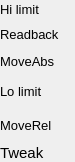
        <widget class="PyDMFrame" name="composite_2">
          <property name="geometry">
            <rect>
              <x>5</x>
              <y>53</y>
              <width>75</width>
              <height>162</height>
            </rect>
          </property>
          <property name="sizePolicy">
            <sizepolicy hsizetype="Ignored" vsizetype="Ignored">
              <horstretch>0</horstretch>
              <verstretch>0</verstretch>
            </sizepolicy>
          </property>
          <layout class="QGridLayout" name="gridLayout_3" columnstretch="75" rowstretch="18,7,18,9,18,12,18,16,18,9,19">
            <property name="leftMargin">
              <number>0</number>
            </property>
            <property name="topMargin">
              <number>0</number>
            </property>
            <property name="rightMargin">
              <number>0</number>
            </property>
            <property name="bottomMargin">
              <number>0</number>
            </property>
            <property name="horizontalSpacing">
              <number>0</number>
            </property>
            <property name="verticalSpacing">
              <number>0</number>
            </property>
            <item row="10" column="0">
              <widget class="QLabel" name="text_21">
                <property name="geometry">
                  <rect>
                    <x>0</x>
                    <y>143</y>
                    <width>75</width>
                    <height>19</height>
                  </rect>
                </property>
                <property name="sizePolicy">
                  <sizepolicy hsizetype="Ignored" vsizetype="Ignored">
                    <horstretch>0</horstretch>
                    <verstretch>0</verstretch>
                  </sizepolicy>
                </property>
                <property name="text">
                  <string>Tweak</string>
                </property>
                <property name="font">
                  <font>
                    <pointsize>11</pointsize>
                  </font>
                </property>
                <property name="brush" stdset="0">
                  <brush brushstyle="NoBrush">
                    <color alpha="255">
                      <red>0</red>
                      <green>0</green>
                      <blue>0</blue>
                    </color>
                  </brush>
                </property>
                <property name="toolTip">
                  <string>text_21</string>
                </property>
                <property name="alignment">
                  <set>Qt::AlignLeading|Qt::AlignLeft|Qt::AlignVCenter</set>
                </property>
                <property name="styleSheet">
                  <string notr="true">QLabel#text_21 {
  color: rgb(0, 0, 0);
  }</string>
                </property>
              </widget>
            </item>
            <item row="8" column="0">
              <widget class="QLabel" name="text_22">
                <property name="geometry">
                  <rect>
                    <x>0</x>
                    <y>116</y>
                    <width>75</width>
                    <height>18</height>
                  </rect>
                </property>
                <property name="sizePolicy">
                  <sizepolicy hsizetype="Ignored" vsizetype="Ignored">
                    <horstretch>0</horstretch>
                    <verstretch>0</verstretch>
                  </sizepolicy>
                </property>
                <property name="text">
                  <string>MoveRel</string>
                </property>
                <property name="font">
                  <font>
                    <pointsize>10</pointsize>
                  </font>
                </property>
                <property name="brush" stdset="0">
                  <brush brushstyle="NoBrush">
                    <color alpha="255">
                      <red>0</red>
                      <green>0</green>
                      <blue>0</blue>
                    </color>
                  </brush>
                </property>
                <property name="toolTip">
                  <string>text_22</string>
                </property>
                <property name="alignment">
                  <set>Qt::AlignLeading|Qt::AlignLeft|Qt::AlignVCenter</set>
                </property>
                <property name="styleSheet">
                  <string notr="true">QLabel#text_22 {
  color: rgb(0, 0, 0);
  }</string>
                </property>
              </widget>
            </item>
            <item row="6" column="0">
              <widget class="QLabel" name="text_23">
                <property name="geometry">
                  <rect>
                    <x>0</x>
                    <y>82</y>
                    <width>75</width>
                    <height>18</height>
                  </rect>
                </property>
                <property name="sizePolicy">
                  <sizepolicy hsizetype="Ignored" vsizetype="Ignored">
                    <horstretch>0</horstretch>
                    <verstretch>0</verstretch>
                  </sizepolicy>
                </property>
                <property name="text">
                  <string>Lo limit</string>
                </property>
                <property name="font">
                  <font>
                    <pointsize>10</pointsize>
                  </font>
                </property>
                <property name="brush" stdset="0">
                  <brush brushstyle="NoBrush">
                    <color alpha="255">
                      <red>0</red>
                      <green>0</green>
                      <blue>0</blue>
                    </color>
                  </brush>
                </property>
                <property name="toolTip">
                  <string>text_23</string>
                </property>
                <property name="alignment">
                  <set>Qt::AlignLeading|Qt::AlignLeft|Qt::AlignVCenter</set>
                </property>
                <property name="styleSheet">
                  <string notr="true">QLabel#text_23 {
  color: rgb(0, 0, 0);
  }</string>
                </property>
              </widget>
            </item>
            <item row="4" column="0">
              <widget class="QLabel" name="text_24">
                <property name="geometry">
                  <rect>
                    <x>0</x>
                    <y>52</y>
                    <width>75</width>
                    <height>18</height>
                  </rect>
                </property>
                <property name="sizePolicy">
                  <sizepolicy hsizetype="Ignored" vsizetype="Ignored">
                    <horstretch>0</horstretch>
                    <verstretch>0</verstretch>
                  </sizepolicy>
                </property>
                <property name="text">
                  <string>MoveAbs</string>
                </property>
                <property name="font">
                  <font>
                    <pointsize>10</pointsize>
                  </font>
                </property>
                <property name="brush" stdset="0">
                  <brush brushstyle="NoBrush">
                    <color alpha="255">
                      <red>0</red>
                      <green>0</green>
                      <blue>0</blue>
                    </color>
                  </brush>
                </property>
                <property name="toolTip">
                  <string>text_24</string>
                </property>
                <property name="alignment">
                  <set>Qt::AlignLeading|Qt::AlignLeft|Qt::AlignVCenter</set>
                </property>
                <property name="styleSheet">
                  <string notr="true">QLabel#text_24 {
  color: rgb(0, 0, 0);
  }</string>
                </property>
              </widget>
            </item>
            <item row="2" column="0">
              <widget class="QLabel" name="text_25">
                <property name="geometry">
                  <rect>
                    <x>0</x>
                    <y>25</y>
                    <width>75</width>
                    <height>18</height>
                  </rect>
                </property>
                <property name="sizePolicy">
                  <sizepolicy hsizetype="Ignored" vsizetype="Ignored">
                    <horstretch>0</horstretch>
                    <verstretch>0</verstretch>
                  </sizepolicy>
                </property>
                <property name="text">
                  <string>Readback</string>
                </property>
                <property name="font">
                  <font>
                    <pointsize>10</pointsize>
                  </font>
                </property>
                <property name="brush" stdset="0">
                  <brush brushstyle="NoBrush">
                    <color alpha="255">
                      <red>0</red>
                      <green>0</green>
                      <blue>0</blue>
                    </color>
                  </brush>
                </property>
                <property name="toolTip">
                  <string>text_25</string>
                </property>
                <property name="alignment">
                  <set>Qt::AlignLeading|Qt::AlignLeft|Qt::AlignVCenter</set>
                </property>
                <property name="styleSheet">
                  <string notr="true">QLabel#text_25 {
  color: rgb(0, 0, 0);
  }</string>
                </property>
              </widget>
            </item>
            <item row="0" column="0">
              <widget class="QLabel" name="text_26">
                <property name="geometry">
                  <rect>
                    <x>0</x>
                    <y>0</y>
                    <width>75</width>
                    <height>18</height>
                  </rect>
                </property>
                <property name="sizePolicy">
                  <sizepolicy hsizetype="Ignored" vsizetype="Ignored">
                    <horstretch>0</horstretch>
                    <verstretch>0</verstretch>
                  </sizepolicy>
                </property>
                <property name="text">
                  <string>Hi limit</string>
                </property>
                <property name="font">
                  <font>
                    <pointsize>10</pointsize>
                  </font>
                </property>
                <property name="brush" stdset="0">
                  <brush brushstyle="NoBrush">
                    <color alpha="255">
                      <red>0</red>
                      <green>0</green>
                      <blue>0</blue>
                    </color>
                  </brush>
                </property>
                <property name="toolTip">
                  <string>text_26</string>
                </property>
                <property name="alignment">
                  <set>Qt::AlignLeading|Qt::AlignLeft|Qt::AlignVCenter</set>
                </property>
                <property name="styleSheet">
                  <string notr="true">QLabel#text_26 {
  color: rgb(0, 0, 0);
  }</string>
                </property>
              </widget>
            </item>
          </layout>
        </widget>
